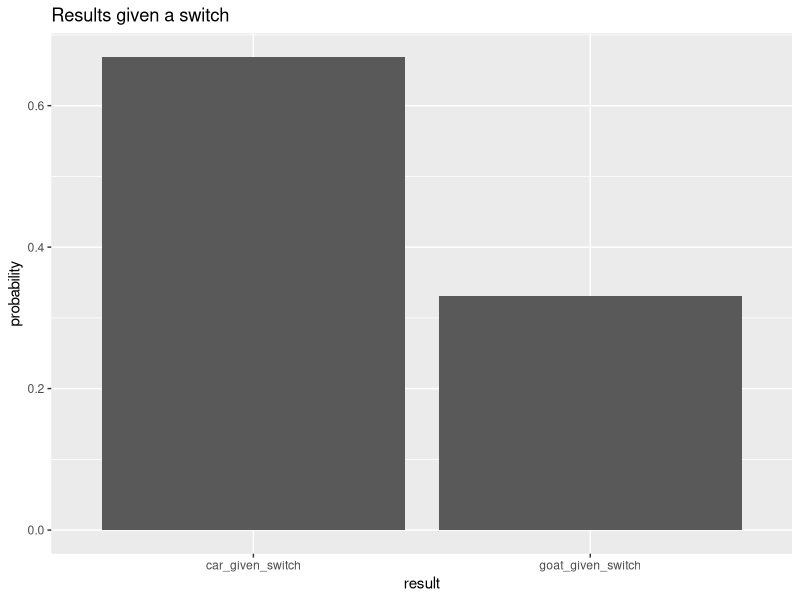

This chart was generated by the following R code:
library(dplyr)
library(ggplot2)
## Assignment # 2

## R-script that outputs the probabilities and variances
## Should include proof of correct answer: Chart and Table

## Total number of simulations
sim_n <- 1000

## This simulates the number of initial choices
sim_initial_choice <- function(n = sim_n) {
        
        pick <- runif(n)
        ifelse(pick <= .33, 'door_1'
               , ifelse(pick <= .66, 'door_2', 'door_3'))
}

## This simulates the number of potential switches for Monty Hall
## assuming the car is behind door #1 and a switch
sim_switch_choice <- function(n = sim_n, df = initial_choice_df) {
        
        df[,2] <- NA
        names(df)[2] <- "switch_choice"
        for(i in 1:n) {
                if(df[i, "initial_choice"] == "door_1") {
                        choice <- runif(1)
                        df[i, "switch_choice"] <- ifelse(choice > .50
                               , "door_2"
                               , "door_3")
                } 
                else {
                        df[i, "switch_choice"] <- "door_1"
                }
        }
        df
}

## run the pick simulation
initial_choice <- sim_initial_choice()
## what are the counts of results in the simulation
table(initial_choice)

## What are the probabilities of each choice in the simulation
initial_choice_probs <- table(initial_choice)/sim_n
## Convert choice list to DataFrame
initial_choice_df <- as.data.frame(initial_choice)

## Run second pick simulation
switch_df <- sim_switch_choice(sim_n, initial_choice_df)
## Total counts of first and second pick
table(switch_df)
## the probabilities of the counts
switch_df_prob <- as.data.frame(table(switch_df)/sim_n)
names(switch_df_prob)[3] <- "probability"
## correct door is 1, so add door_2 and door_3 as incorrect answer
switch_df_prob[,4] <- NA
names(switch_df_prob)[4] <- "result"
for(i in 1:nrow(switch_df_prob)) {
        
        if(switch_df_prob[i,"switch_choice"] == "door_1") {
                switch_df_prob[i, "result"] <- "car_given_switch"
        }
        else {
                switch_df_prob[i, "result"] <- "goat_given_switch"
        }
}
switch_df_result <- select(switch_df_prob, probability, result)
switch_df_result <- switch_df_result %>% 
        group_by(result) %>% 
        summarise(probability = sum(probability))

## Plot the results
ggplot(switch_df_result, aes(x = result, y = probability)) +
        geom_bar(stat = "identity") + 
        ggtitle("Results given a switch")
